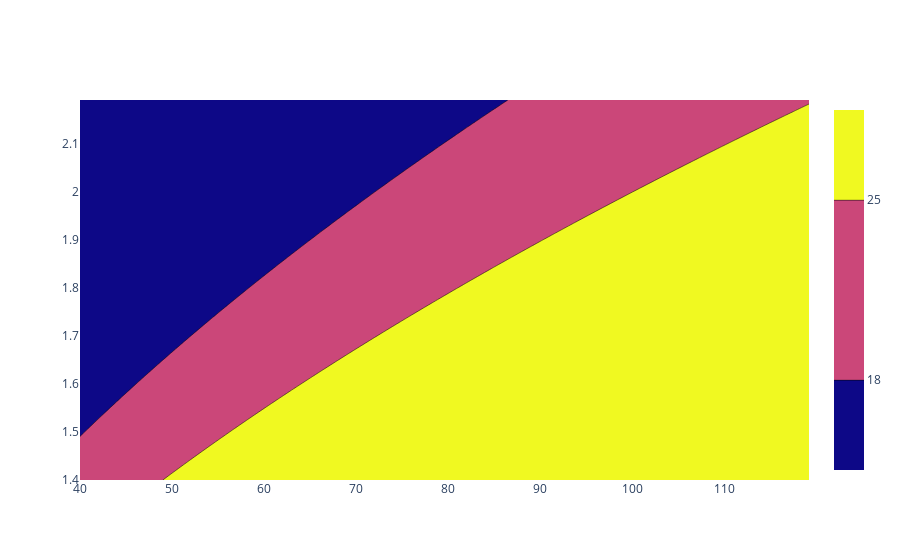

The notebook cell this image was saved under:
### Markdown cell above
__THIRD CELL OF PROBLEM 2:__

e. To be most useful, your contour plot should have only three levels, low bmi, good bmi, and high bmi. The cut-offs for these are 18 and 25, your graph should look like the one below (the colors don't matter).

![BMI Plot 2](bmi.png)

### Code cell
figure = go.Figure(data = 
    go.Contour(
        x = Weights,
        y = Heights,
        z = BMI,
        contours = dict(start = 18, end = 25, size = 7)
    ))

figure.show()
